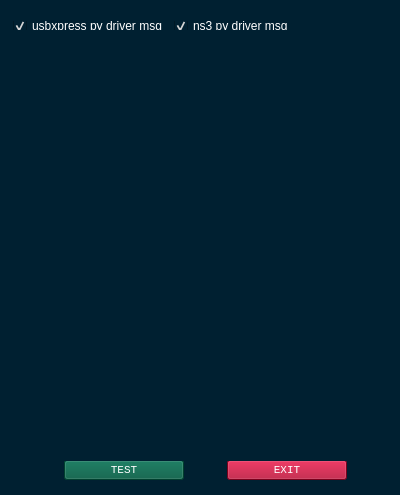
<?xml version="1.0" encoding="UTF-8"?>
<ui version="4.0">
 <class>MainWindow</class>
 <widget class="QMainWindow" name="MainWindow">
  <property name="geometry">
   <rect>
    <x>0</x>
    <y>0</y>
    <width>400</width>
    <height>495</height>
   </rect>
  </property>
  <property name="sizePolicy">
   <sizepolicy hsizetype="Fixed" vsizetype="Fixed">
    <horstretch>0</horstretch>
    <verstretch>0</verstretch>
   </sizepolicy>
  </property>
  <property name="minimumSize">
   <size>
    <width>400</width>
    <height>495</height>
   </size>
  </property>
  <property name="maximumSize">
   <size>
    <width>400</width>
    <height>495</height>
   </size>
  </property>
  <property name="font">
   <font>
    <family>Calibri</family>
    <pointsize>12</pointsize>
    <weight>50</weight>
    <italic>false</italic>
    <bold>false</bold>
   </font>
  </property>
  <property name="windowTitle">
   <string>neilscope 3 test utility</string>
  </property>
  <property name="windowIcon">
   <iconset>
    <normaloff>NSFlashLoader/icon1.png</normaloff>NSFlashLoader/icon1.png</iconset>
  </property>
  <property name="autoFillBackground">
   <bool>false</bool>
  </property>
  <property name="styleSheet">
   <string notr="true">background-color: rgb(0, 32, 49);</string>
  </property>
  <property name="toolButtonStyle">
   <enum>Qt::ToolButtonFollowStyle</enum>
  </property>
  <property name="animated">
   <bool>true</bool>
  </property>
  <property name="documentMode">
   <bool>true</bool>
  </property>
  <property name="tabShape">
   <enum>QTabWidget::Rounded</enum>
  </property>
  <property name="unifiedTitleAndToolBarOnMac">
   <bool>false</bool>
  </property>
  <widget class="QWidget" name="centralWidget">
   <widget class="QTextBrowser" name="textBrowser">
    <property name="geometry">
     <rect>
      <x>10</x>
      <y>49</y>
      <width>381</width>
      <height>381</height>
     </rect>
    </property>
    <property name="minimumSize">
     <size>
      <width>0</width>
      <height>365</height>
     </size>
    </property>
    <property name="maximumSize">
     <size>
      <width>16777215</width>
      <height>400</height>
     </size>
    </property>
    <property name="font">
     <font>
      <family>Liberation Sans</family>
      <pointsize>8</pointsize>
      <weight>50</weight>
      <bold>false</bold>
     </font>
    </property>
    <property name="mouseTracking">
     <bool>true</bool>
    </property>
    <property name="toolTip">
     <string/>
    </property>
    <property name="styleSheet">
     <string notr="true">color: rgb(170, 255, 127);
background-color: rgba(255, 255, 255, 0);
 </string>
    </property>
    <property name="locale">
     <locale language="English" country="UnitedStates"/>
    </property>
    <property name="frameShape">
     <enum>QFrame::NoFrame</enum>
    </property>
    <property name="frameShadow">
     <enum>QFrame::Plain</enum>
    </property>
    <property name="lineWidth">
     <number>1</number>
    </property>
    <property name="midLineWidth">
     <number>0</number>
    </property>
    <property name="verticalScrollBarPolicy">
     <enum>Qt::ScrollBarAlwaysOff</enum>
    </property>
    <property name="sizeAdjustPolicy">
     <enum>QAbstractScrollArea::AdjustToContents</enum>
    </property>
    <property name="documentTitle">
     <string>logging box</string>
    </property>
    <property name="readOnly">
     <bool>true</bool>
    </property>
    <property name="overwriteMode">
     <bool>false</bool>
    </property>
    <property name="placeholderText">
     <string/>
    </property>
   </widget>
   <widget class="QWidget" name="layoutWidget">
    <property name="geometry">
     <rect>
      <x>10</x>
      <y>460</y>
      <width>381</width>
      <height>31</height>
     </rect>
    </property>
    <layout class="QHBoxLayout" name="horizontalLayout_2">
     <property name="spacing">
      <number>0</number>
     </property>
     <property name="topMargin">
      <number>0</number>
     </property>
     <property name="rightMargin">
      <number>0</number>
     </property>
     <item>
      <widget class="QPushButton" name="startButton">
       <property name="enabled">
        <bool>true</bool>
       </property>
       <property name="sizePolicy">
        <sizepolicy hsizetype="Fixed" vsizetype="Fixed">
         <horstretch>0</horstretch>
         <verstretch>0</verstretch>
        </sizepolicy>
       </property>
       <property name="minimumSize">
        <size>
         <width>70</width>
         <height>0</height>
        </size>
       </property>
       <property name="maximumSize">
        <size>
         <width>120</width>
         <height>25</height>
        </size>
       </property>
       <property name="font">
        <font>
         <family>Liberation Mono</family>
         <pointsize>8</pointsize>
        </font>
       </property>
       <property name="styleSheet">
        <string notr="true">color: rgb(255, 255, 255);
background-color: rgb(0, 89, 64);</string>
       </property>
       <property name="text">
        <string>TEST</string>
       </property>
      </widget>
     </item>
     <item>
      <widget class="QPushButton" name="closeButton">
       <property name="enabled">
        <bool>true</bool>
       </property>
       <property name="minimumSize">
        <size>
         <width>70</width>
         <height>0</height>
        </size>
       </property>
       <property name="maximumSize">
        <size>
         <width>120</width>
         <height>25</height>
        </size>
       </property>
       <property name="font">
        <font>
         <family>Liberation Mono</family>
         <pointsize>8</pointsize>
        </font>
       </property>
       <property name="styleSheet">
        <string notr="true">color: rgb(255, 255, 255);
background-color: rgb(170, 0, 39);</string>
       </property>
       <property name="text">
        <string>EXIT</string>
       </property>
      </widget>
     </item>
    </layout>
   </widget>
   <widget class="QWidget" name="horizontalLayoutWidget">
    <property name="geometry">
     <rect>
      <x>10</x>
      <y>10</y>
      <width>381</width>
      <height>31</height>
     </rect>
    </property>
    <layout class="QHBoxLayout" name="horizontalLayout_3">
     <property name="leftMargin">
      <number>3</number>
     </property>
     <item>
      <widget class="QCheckBox" name="xplog_chckbx">
       <property name="minimumSize">
        <size>
         <width>150</width>
         <height>0</height>
        </size>
       </property>
       <property name="styleSheet">
        <string notr="true">color: rgb(255, 255, 255);</string>
       </property>
       <property name="text">
        <string>usbxpress py driver msg</string>
       </property>
       <property name="checked">
        <bool>true</bool>
       </property>
      </widget>
     </item>
     <item>
      <widget class="QCheckBox" name="nslog_chckbx">
       <property name="minimumSize">
        <size>
         <width>150</width>
         <height>0</height>
        </size>
       </property>
       <property name="styleSheet">
        <string notr="true">color: rgb(255, 255, 255);</string>
       </property>
       <property name="text">
        <string>ns3 py driver msg</string>
       </property>
       <property name="checked">
        <bool>true</bool>
       </property>
      </widget>
     </item>
     <item>
      <spacer name="horizontalSpacer_2">
       <property name="orientation">
        <enum>Qt::Horizontal</enum>
       </property>
       <property name="sizeHint" stdset="0">
        <size>
         <width>40</width>
         <height>20</height>
        </size>
       </property>
      </spacer>
     </item>
    </layout>
   </widget>
   <widget class="QWidget" name="horizontalLayoutWidget_2">
    <property name="geometry">
     <rect>
      <x>10</x>
      <y>430</y>
      <width>381</width>
      <height>31</height>
     </rect>
    </property>
    <layout class="QHBoxLayout" name="horizontalLayout_anim"/>
   </widget>
  </widget>
 </widget>
 <layoutdefault spacing="6" margin="11"/>
 <resources/>
 <connections/>
</ui>
